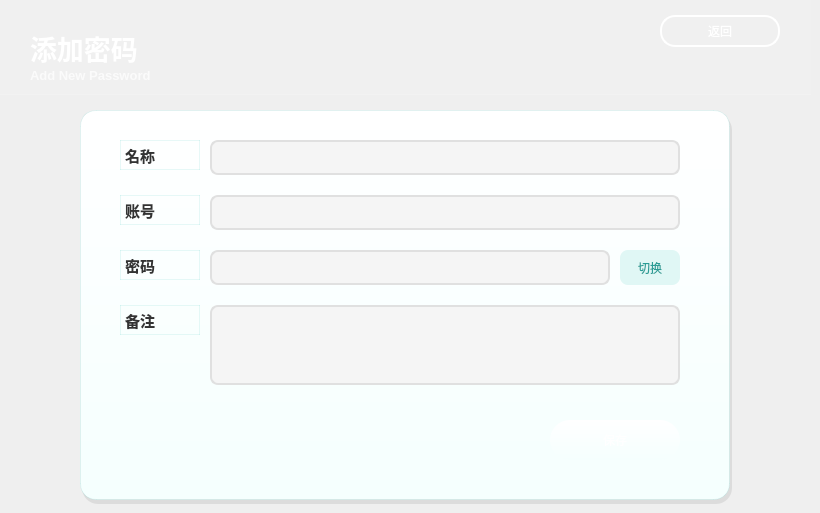
    <widget class="QWidget" name="page_8">
     <widget class="QFrame" name="glass_header_add">
      <property name="geometry">
       <rect>
        <x>0</x>
        <y>0</y>
        <width>811</width>
        <height>95</height>
       </rect>
      </property>
      <property name="styleSheet">
       <string notr="true">background: rgba(255, 255, 255, 0.05); border-bottom: 1px solid rgba(255, 255, 255, 0.15); </string>
      </property>
      <property name="frameShape">
       <enum>QFrame::Shape::NoFrame</enum>
      </property>
     </widget>
     <widget class="QLabel" name="addTitle">
      <property name="geometry">
       <rect>
        <x>30</x>
        <y>30</y>
        <width>300</width>
        <height>35</height>
       </rect>
      </property>
      <property name="font">
       <font>
        <pointsize>20</pointsize>
        <bold>true</bold>
       </font>
      </property>
      <property name="styleSheet">
       <string notr="true">color: #FFFFFF; background: transparent;</string>
      </property>
      <property name="text">
       <string>添加密码</string>
      </property>
     </widget>
     <widget class="QLabel" name="addSubtitle">
      <property name="geometry">
       <rect>
        <x>30</x>
        <y>65</y>
        <width>280</width>
        <height>20</height>
       </rect>
      </property>
      <property name="font">
       <font>
        <pointsize>10</pointsize>
        <bold>true</bold>
       </font>
      </property>
      <property name="styleSheet">
       <string notr="true">color: rgba(255, 255, 255, 180); background: transparent;</string>
      </property>
      <property name="text">
       <string>Add New Password</string>
      </property>
     </widget>
     <widget class="QPushButton" name="btn_add_back">
      <property name="geometry">
       <rect>
        <x>660</x>
        <y>15</y>
        <width>120</width>
        <height>32</height>
       </rect>
      </property>
      <property name="cursor">
       <cursorShape>PointingHandCursor</cursorShape>
      </property>
      <property name="styleSheet">
       <string notr="true">QPushButton {
    background: transparent;
    color: #FFFFFF;
    border: 2px solid #FFFFFF;
    border-radius: 15px;
    padding: 4px 16px;
    font: bold 11pt &quot;Microsoft YaHei&quot;;
}
QPushButton:hover {
    background: #FFFFFF;
    color: #39C5BB;
}
</string>
      </property>
      <property name="text">
       <string>返回</string>
      </property>
     </widget>
     <widget class="QFrame" name="shadow_card_add_form">
      <property name="geometry">
       <rect>
        <x>82</x>
        <y>114</y>
        <width>650</width>
        <height>390</height>
       </rect>
      </property>
      <property name="styleSheet">
       <string notr="true">background: rgba(0, 0, 0, 0.08); border-radius: 16px;</string>
      </property>
      <property name="frameShape">
       <enum>QFrame::Shape::NoFrame</enum>
      </property>
     </widget>
     <widget class="QFrame" name="card_add_form">
      <property name="geometry">
       <rect>
        <x>80</x>
        <y>110</y>
        <width>650</width>
        <height>390</height>
       </rect>
      </property>
      <property name="styleSheet">
       <string notr="true">background: qlineargradient(x1:0, y1:0, x2:0, y2:1, stop:0 #FFFFFF, stop:1 #F5FFFE); border-radius: 16px; border: 1px solid rgba(57, 197, 187, 0.12);</string>
      </property>
      <property name="frameShape">
       <enum>QFrame::Shape::NoFrame</enum>
      </property>
      <widget class="QLabel" name="label_add_name">
       <property name="geometry">
        <rect>
         <x>40</x>
         <y>30</y>
         <width>80</width>
         <height>30</height>
        </rect>
       </property>
       <property name="font">
        <font>
         <pointsize>11</pointsize>
         <bold>true</bold>
        </font>
       </property>
       <property name="styleSheet">
        <string notr="true">color: #333333; background: transparent;</string>
       </property>
       <property name="text">
        <string>名称</string>
       </property>
      </widget>
      <widget class="QLineEdit" name="edit_add_name">
       <property name="geometry">
        <rect>
         <x>130</x>
         <y>30</y>
         <width>470</width>
         <height>35</height>
        </rect>
       </property>
       <property name="styleSheet">
        <string notr="true">QLineEdit {
    background-color: #F5F5F5;
    border: 2px solid #E0E0E0;
    border-radius: 8px;
    padding: 5px 12px;
    font: 11pt &quot;Microsoft YaHei&quot;;
    color: #333333;
}
QLineEdit:focus {
    border: 2px solid #39C5BB;
    background-color: #FFFFFF;
}
</string>
       </property>
      </widget>
      <widget class="QLabel" name="label_add_account">
       <property name="geometry">
        <rect>
         <x>40</x>
         <y>85</y>
         <width>80</width>
         <height>30</height>
        </rect>
       </property>
       <property name="font">
        <font>
         <pointsize>11</pointsize>
         <bold>true</bold>
        </font>
       </property>
       <property name="styleSheet">
        <string notr="true">color: #333333; background: transparent;</string>
       </property>
       <property name="text">
        <string>账号</string>
       </property>
      </widget>
      <widget class="QLineEdit" name="edit_add_account">
       <property name="geometry">
        <rect>
         <x>130</x>
         <y>85</y>
         <width>470</width>
         <height>35</height>
        </rect>
       </property>
       <property name="styleSheet">
        <string notr="true">QLineEdit {
    background-color: #F5F5F5;
    border: 2px solid #E0E0E0;
    border-radius: 8px;
    padding: 5px 12px;
    font: 11pt &quot;Microsoft YaHei&quot;;
    color: #333333;
}
QLineEdit:focus {
    border: 2px solid #39C5BB;
    background-color: #FFFFFF;
}
</string>
       </property>
      </widget>
      <widget class="QLabel" name="label_add_password">
       <property name="geometry">
        <rect>
         <x>40</x>
         <y>140</y>
         <width>80</width>
         <height>30</height>
        </rect>
       </property>
       <property name="font">
        <font>
         <pointsize>11</pointsize>
         <bold>true</bold>
        </font>
       </property>
       <property name="styleSheet">
        <string notr="true">color: #333333; background: transparent;</string>
       </property>
       <property name="text">
        <string>密码</string>
       </property>
      </widget>
      <widget class="QLineEdit" name="edit_add_password">
       <property name="geometry">
        <rect>
         <x>130</x>
         <y>140</y>
         <width>400</width>
         <height>35</height>
        </rect>
       </property>
       <property name="styleSheet">
        <string notr="true">QLineEdit {
    background-color: #F5F5F5;
    border: 2px solid #E0E0E0;
    border-radius: 8px;
    padding: 5px 12px;
    font: 11pt &quot;Microsoft YaHei&quot;;
    color: #333333;
}
QLineEdit:focus {
    border: 2px solid #39C5BB;
    background-color: #FFFFFF;
}
</string>
       </property>
       <property name="echoMode">
        <enum>QLineEdit::EchoMode::Password</enum>
       </property>
      </widget>
      <widget class="QPushButton" name="btn_add_showpwd">
       <property name="geometry">
        <rect>
         <x>540</x>
         <y>140</y>
         <width>60</width>
         <height>35</height>
        </rect>
       </property>
       <property name="cursor">
        <cursorShape>PointingHandCursor</cursorShape>
       </property>
       <property name="styleSheet">
        <string notr="true">QPushButton {
    background-color: #E0F7F5;
    color: #2A9D96;
    border: none;
    border-radius: 8px;
    font: bold 10pt &quot;Microsoft YaHei&quot;;
}
QPushButton:hover {
    background-color: #39C5BB;
    color: #FFFFFF;
}
</string>
       </property>
       <property name="text">
        <string>切换</string>
       </property>
      </widget>
      <widget class="QLabel" name="label_add_note">
       <property name="geometry">
        <rect>
         <x>40</x>
         <y>195</y>
         <width>80</width>
         <height>30</height>
        </rect>
       </property>
       <property name="font">
        <font>
         <pointsize>11</pointsize>
         <bold>true</bold>
        </font>
       </property>
       <property name="styleSheet">
        <string notr="true">color: #333333; background: transparent;</string>
       </property>
       <property name="text">
        <string>备注</string>
       </property>
      </widget>
      <widget class="QTextEdit" name="edit_add_note">
       <property name="geometry">
        <rect>
         <x>130</x>
         <y>195</y>
         <width>470</width>
         <height>80</height>
        </rect>
       </property>
       <property name="styleSheet">
        <string notr="true">QTextEdit {
    background-color: #F5F5F5;
    border: 2px solid #E0E0E0;
    border-radius: 8px;
    padding: 5px 12px;
    font: 11pt &quot;Microsoft YaHei&quot;;
    color: #333333;
}
QTextEdit:focus {
    border: 2px solid #39C5BB;
    background-color: #FFFFFF;
}
</string>
       </property>
      </widget>
      <widget class="QPushButton" name="btn_add_save">
       <property name="geometry">
        <rect>
         <x>470</x>
         <y>310</y>
         <width>130</width>
         <height>40</height>
        </rect>
       </property>
       <property name="cursor">
        <cursorShape>PointingHandCursor</cursorShape>
       </property>
       <property name="styleSheet">
        <string notr="true">QPushButton {
    background: qlineargradient(x1:0, y1:0, x2:1, y2:0,
        stop:0 #2A9D96, stop:1 #39C5BB);
    color: #FFFFFF;
    border: none;
    border-radius: 20px;
    font: bold 13pt &quot;Microsoft YaHei&quot;;
}
QPushButton:hover {
    background: qlineargradient(x1:0, y1:0, x2:1, y2:0,
        stop:0 #39C5BB, stop:1 #4FD4C9);
}
QPushButton:pressed {
    background: #2A9D96;
}
</string>
       </property>
       <property name="text">
        <string>保存</string>
       </property>
      </widget>
     </widget>
    </widget>
